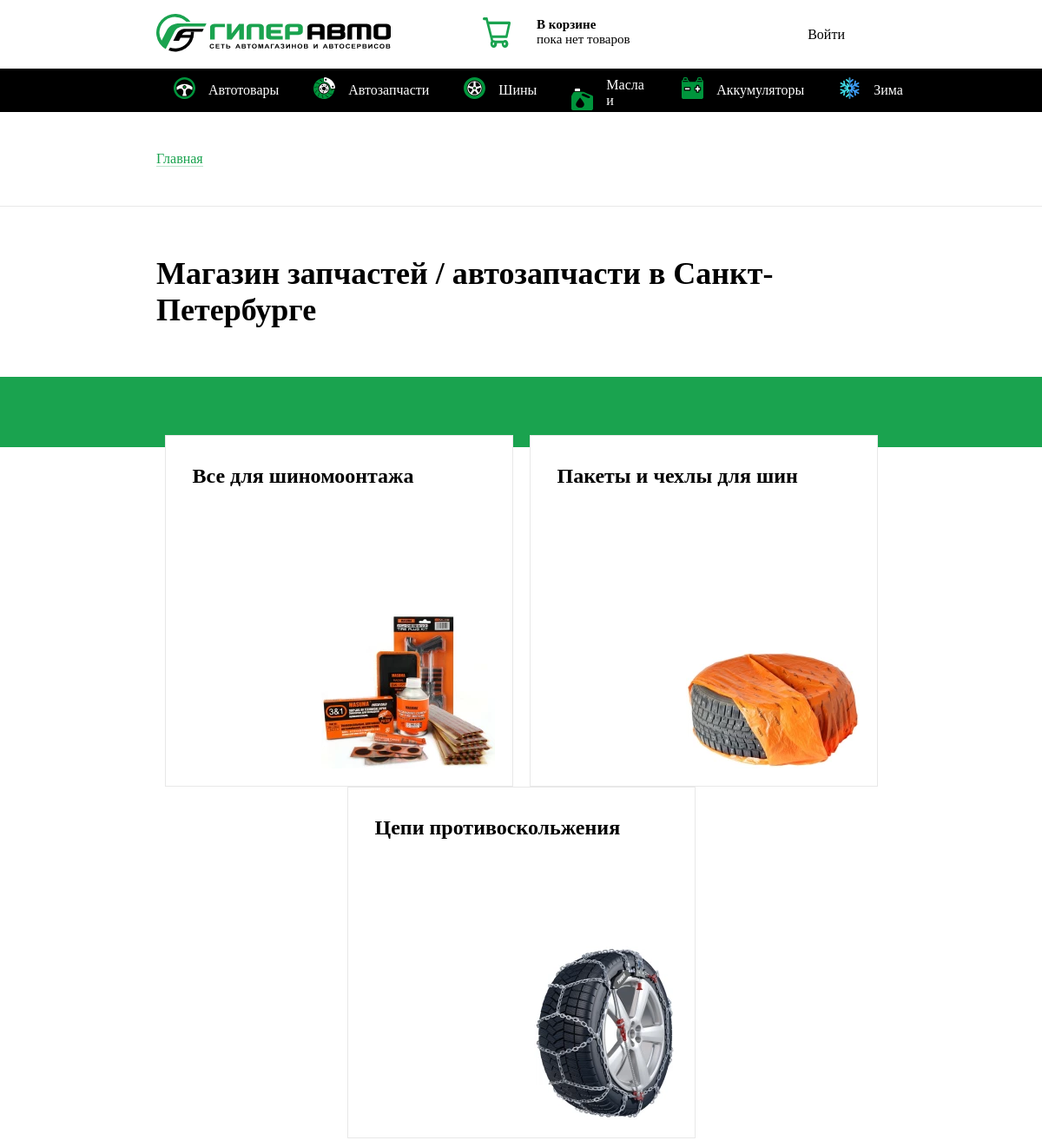
/shini.php, run on the app's committed database.
### tables this page shows
CREATE TABLE `subcategories` (
  `id_subcat` int NOT NULL,
  `id_cat` int NOT NULL,
  `subcat_name` varchar(255) NOT NULL,
  `source` varchar(255) DEFAULT NULL
);

### shini.php (the view, shortened to what this page needs)
<?php
    require 'connect.php';
    if (isset($_SESSION["account"]) && $_SESSION["account"] == 'user') {
        $id_user = 1;
    } else {
        $id_user = 0;
    }
?>
<!DOCTYPE html>
<html lang="en">
<head>
    <link rel="stylesheet" href="css/header.css" type="text/css">
    <link rel="stylesheet" href="css/styles-categories.css" type="text/css">
</head>
<body>
    <div class="head">
        <div class="container">
        <div class="logo"><a href="index.php"><img src="images/hyperauto.svg" alt=""></a></div>
            <a href="user/basket.php">
                <div class="basket">
                    <div class="left"><img src="images/basket.svg" alt=""></div>
                    <?php
                        $sql_count = "SELECT SUM(count_prod) AS total_count_prod FROM orders WHERE id_user = $id_user AND id_order IS NULL";
                        $result_count = $connect->query($sql_count);
                        if ($result_count->num_rows > 0) {
                            $row_count = $result_count->fetch_assoc();
                            $totalCountProd = $row_count["total_count_prod"]; ?>
                            <?php
                        } else {
                            $totalCountProd = 0;
                        }
                    ?>
                    <div class="right">
                        <?php
                            if ($totalCountProd == 0) { ?>
                                <div class="text"><p><strong>В корзине</strong></p><p id="text_price_basket">пока нет товаров</p></div> <?php
                            } else { ?>
                                <div class="text"><p><strong>В корзине</strong></p><p id="text_price_basket"><?=$totalCountProd;?> товаров</p></div> <?php
                            }
                        ?>
                    </div>
                </div>
            </a>
            <?php
                if (isset($_SESSION["account"]) && $_SESSION["account"] == 'user') {
                    ?>
                    <a href="auth/unlogin.php">
                        <div class="auth">
                            Выйти
                        </div>
                    </a>
                    <?php
                } else {
                    ?>
                    <a href="auth.php">
                        <div class="auth">
                            Войти
                        </div>
                    </a>
                    <?php
                }
            ?>
        </div>
    </div>
    <?php include 'menu.php'; ?>
    <div class="inner-bread-crumbs">
        <div class="container">
            <div class="bread-crumbs">
                <a href="index.php">Главная</a>
            </div>
        </div>
    </div>
    <div class="inner-header">
        <div class="container">
            <div class="header">
                <h1>Магазин запчастей / автозапчасти в Санкт-Петербурге</h1>
            </div>
        </div>
    </div>
    <div class="header-box-block"></div>
    <div class="category-list-block">
        <div class="container">
            <div class="blocks-categories">
                <?php
                    $sql = "SELECT * FROM subcategories WHERE id_cat = 3";
                    $result = mysqli_query($connect, $sql);
                    if(mysqli_num_rows($result) > 0) {
                        foreach($result as $row) {
                            $name = $row['subcat_name'];
                            $source = $row['source']; ?>
                            <div class="block">
                                <div class="text">
                                    <a href="search.php?subcat=<?=$name;?>"><h2><?=$name;?></h2></a><br>
                                </div>
                                <div class="wrapper">
                                    <img src="<?=$source;?>" alt="">
                                </div>
                            </div> <?php
                        }
                    }
                ?>
            </div>
        </div>
    </div>
</body>
</html>

### css/header.css (style rules this page uses)
* { margin: 0 auto; padding: 0px; }
.container { width: 70%; display: flex; flex-direction: row; padding: 10px 0px; align-items: center; }
.head .container { justify-content: space-between; }
.head .container a { text-decoration: none; color: black; margin-right: 0px; margin-left: 0px; }
.auth { margin: 0px; padding: 20.5px 47px; border-radius: 10px; transition: background-color 0.4s ease-in-out; margin-right: 0px; margin-left: 0px; }
.logo { margin-left: 0px; margin-right: 15px; }
.basket { display: flex; flex-direction: row; width: 236px; padding: 10px 17px; margin: 0px; border-radius: 10px; transition: background-color 0.4s ease-in-out; }
.basket .left { margin-left: 0px; margin-right: 30px; }
.basket .left img { width: 32px; height: 35px; }
.basket .right { margin-left: 0px; }
.basket .right .text { font-size: 15px; }

### css/styles-categories.css (style rules this page uses)
.inner-bread-crumbs { border-bottom: 1px solid #e8e8e8; }
.bread-crumbs { margin: 0px; padding: 35px 0px; }
.bread-crumbs a { color: #1aa34f; transition: 0.2s ease-in-out; text-decoration: none; border-bottom: 1px solid rgba(26, 163, 79, .3); }
.header { margin-left: 0px; margin: 46px 0px; }
.header h1 { font-size: 36px; }
.header-box-block { margin-bottom: -24px; padding-top: 36px; padding-bottom: 45px; background: #1aa34f; }
.category-list-block .container .blocks-categories { display: flex; flex-wrap: wrap; width: 100%; }
.category-list-block .container .blocks-categories .block { width: 337px; height: 337px; padding: 33px 31px; background-color: #fff; border: 1px solid #e8e8e8; transition: 0.2s ease-in-out; position: relative; }
.category-list-block .container .blocks-categories .block .wrapper { display: flex; justify-content: flex-end; position: absolute; bottom: 0; right: 0; padding: 20px; }
.category-list-block .container .blocks-categories .block .wrapper img { margin: 0px; max-width: 100%; max-height: 100%; }
.category-list-block .container .blocks-categories .block .text { position: absolute; z-index: 10; }
.category-list-block .container .blocks-categories .block a { text-decoration: none; color: black; transition: 0.2s ease-in-out; }
.category-list-block .container .blocks-categories .block a h2 { font-size: 24px; }

### data on the page
subcategories: subcat_name "Все для шиномоонтажа", source (picture)
subcategories: subcat_name "Пакеты и чехлы для шин", source (picture)
subcategories: subcat_name "Цепи противоскольжения", source (picture)
